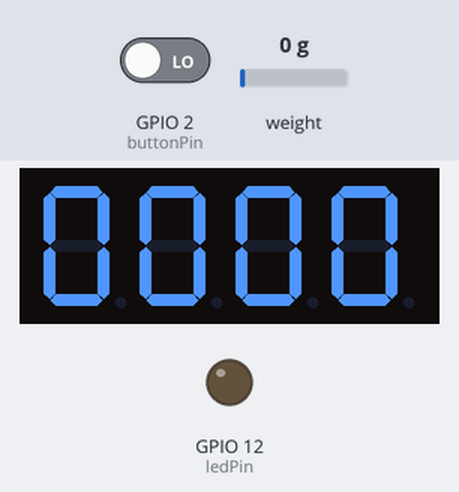
The sketch below on a simulated ESP8266 (NodeMCU). Shown: 4-digit seven-segment display, output pins drawn as LEDs (lit = HIGH). The inputs (shaded band) are chosen by the test bench; at power-on: weight on the scale 0 g, GPIO 2 (buttonPin) LOW.

Above: at 3.6 s.
3.7 s: weight on the scale set to 100 g
At 4.5 s:
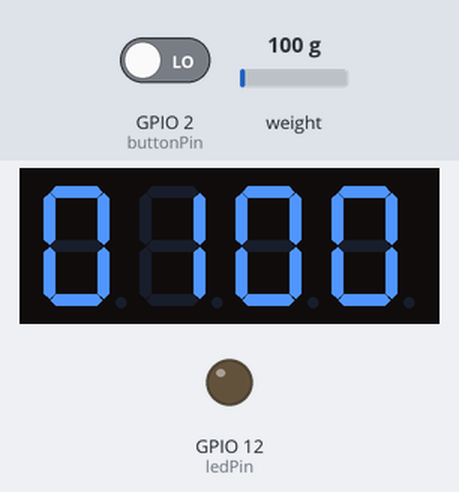
6.8 s: weight on the scale set to 1250 g
At 7.9 s:
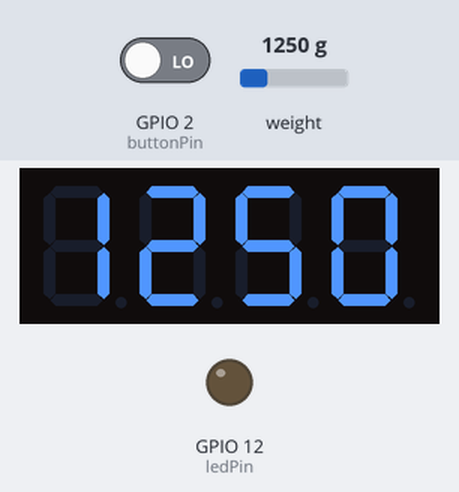
8.4 s: weight on the scale set to 2500 g
At 8.9 s:
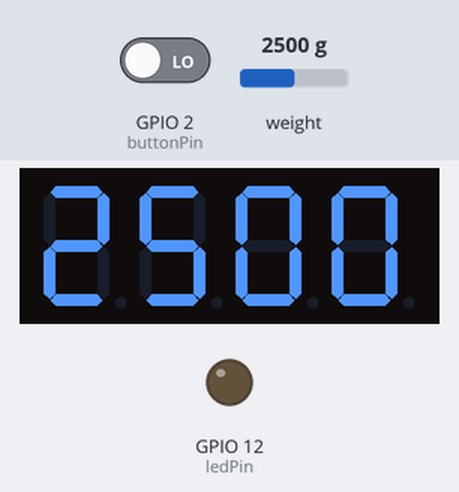
Timing chart, 0 to 11.0 s (numbered marks = the images above; inputs shaded):
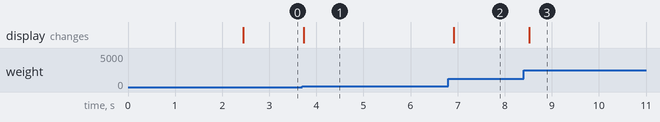

Measured:
- after the input at 3.7 s, the display: changes at once (image 1)
- after the input at 6.8 s, the display: changes after 0.12 s (image 2)
- after the input at 8.4 s, the display: changes after 0.12 s (image 3)

The sketch:

ScaleMain.ino
```cpp
#include <HX711_ADC.h>
#if defined(ESP8266)|| defined(ESP32) || defined(AVR)
#include <EEPROM.h>
#endif
#include <TM1637Display.h>
#include <Arduino.h>
// Module connection pins (Digital Pins)
#define CLK 3
#define DIO 4
#define TEST_DELAY   2000

TM1637Display display(CLK, DIO);
//pins:
const int HX711_dout = 7; //mcu > HX711 dout pin
const int HX711_sck = 6; //mcu > HX711 sck pin

//HX711 constructor:
HX711_ADC LoadCell(HX711_dout, HX711_sck);

const int calVal_eepromAdress = 0;
unsigned long t = 0;
const int buttonPin = 2;  // the number of the pushbutton pin
const int ledPin = 12;    // the number of the LED pin

int loadCellValue=0;
// variables will change:
int buttonState = 0;  // variable for reading the pushbutton status
void setup() {
  // put your setup code here, to run once:
 hxSetup();
 displaySetup();
  pinMode(12, OUTPUT);
    pinMode(2, INPUT);

}

void buttonCheck(){
  int oldButtonState=buttonState;
    buttonState = digitalRead(2);
      if (buttonState == HIGH) {
    // turn LED on:
      Serial.println(loadCellValue);

  } else {
    // turn LED off:
  }
}

void displaySetup(){
display.setBrightness(0x0f); // Max brightness
  display.clear();
}

void hxSetup(){
  Serial.begin(9600); delay(10);
 // Serial.println();
 // Serial.println("Starting...");

  LoadCell.begin();
  //LoadCell.setReverseOutput(); //uncomment to turn a negative output value to positive
  float calibrationValue; // calibration value (see example file "Calibration.ino")
  calibrationValue = 696.0; // uncomment this if you want to set the calibration value in the sketch
#if defined(ESP8266)|| defined(ESP32)
  //EEPROM.begin(512); // uncomment this if you use ESP8266/ESP32 and want to fetch the calibration value from eeprom
#endif
  //EEPROM.get(calVal_eepromAdress, calibrationValue); // uncomment this if you want to fetch the calibration value from eeprom

  unsigned long stabilizingtime = 2000; // preciscion right after power-up can be improved by adding a few seconds of stabilizing time
  boolean _tare = true; //set this to false if you don't want tare to be performed in the next step
  LoadCell.start(stabilizingtime, _tare);
  if (LoadCell.getTareTimeoutFlag()) {
    Serial.println("Timeout, check MCU>HX711 wiring and pin designations");
    while (1);
  }
  else {
    LoadCell.setCalFactor(calibrationValue); // set calibration value (float)
  //  Serial.println("Startup is complete");
  }
}


void loop()
{
  printWeightValue();
  displayCurrentWeight();
  listenForLedChange();
  buttonCheck();

}

void displayCurrentWeight(){
displayNumber(loadCellValue);
}


void printWeightValue(){
  static boolean newDataReady = 0;
  const int serialPrintInterval = 0; //increase value to slow down serial print activity

  // check for new data/start next conversion:
  if (LoadCell.update()) newDataReady = true;

  // get smoothed value from the dataset:
  if (newDataReady) {
    if (millis() > t + serialPrintInterval) {
      float i = LoadCell.getData();
      //Serial.print("Load_cell output val: ");
      loadCellValue=i;

      newDataReady = 0;
      t = millis();
    }
  }

  // receive command from serial terminal, send 't' to initiate tare operation:
  if (Serial.available() > 0) {
    char inByte = Serial.read();
    if (inByte == 't') LoadCell.tareNoDelay();
  }

  // check if last tare operation is complete:
  if (LoadCell.getTareStatus() == true) {
   // Serial.println("Tare complete");
  }

}

void displayNumber(int number) {
  display.showNumberDec(number, true); // true = show leading zeros
}

void streamCurrentWeight(){
//triggers only when the button is pressed and streams the weight on 9600 port
}

void updateSegmentDisplay(){
  //read weight every second and display it on display
}

void listenForLedChange(){
 if (Serial.available() >= 2) { // Wait for 2 characters: 'L' + '0' or '1'
    char header = Serial.read(); // First character
    char value = Serial.read();  // Second character

    if (header == 'L' && (value == '0' || value == '1')) {
      int newState = value - '0'; // Convert char '0' or '1' to int 0 or 1
      changeLedState(newState);
    }
  }
}
void changeLedState(int newState){
if (newState == 1) {
    digitalWrite(ledPin, HIGH); // Turn LED on
  } else {
    digitalWrite(ledPin, LOW);  // Turn LED off
  }
}
//listen for "L"+ for led state
```
